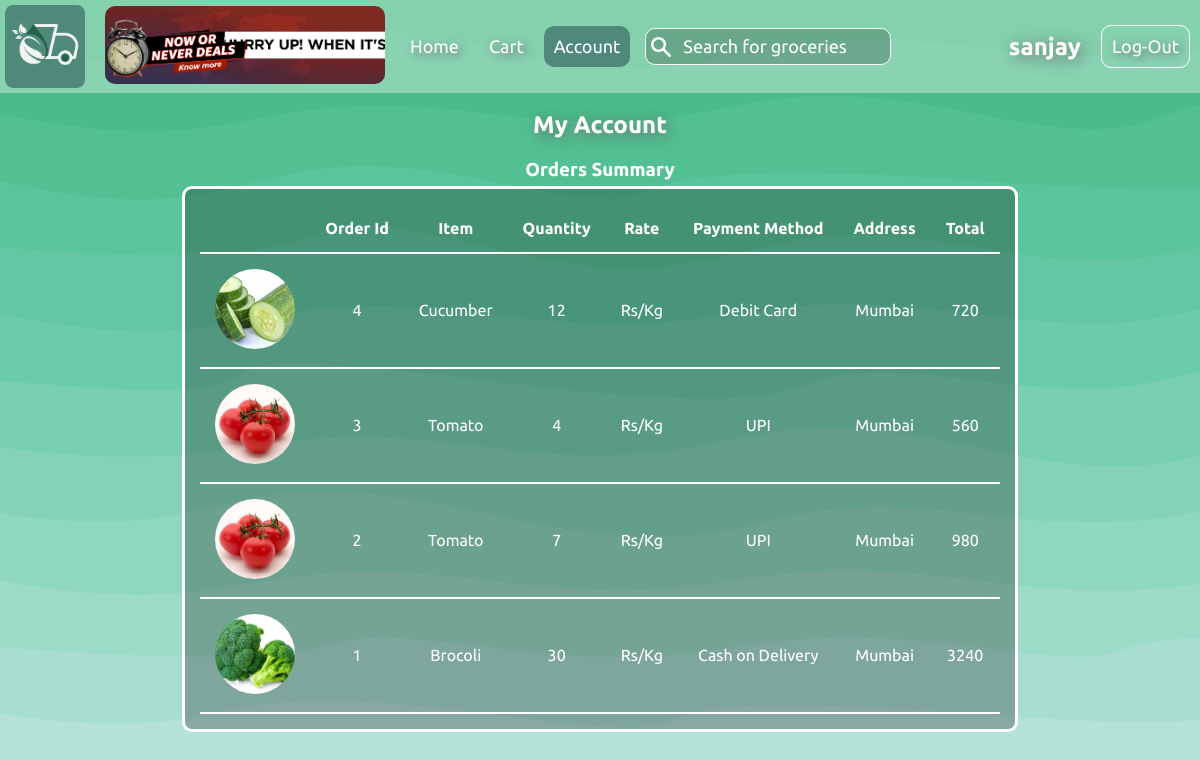
The app's page /user/account (signed in) with its own data.
### application/models/models.py (models this page shows)
class Users(db.Model):
  __tablename__ = "Users"
  Id = db.Column(db.Integer, primary_key=True, autoincrement=True)
  Name = db.Column(db.String, nullable=False, unique=True)
  Password = db.Column(db.String, nullable=False)
  Authorisation = db.Column(db.String, nullable=False)

class Orders(db.Model):
  __tablename__ = "Orders"
  Id = db.Column(db.Integer, primary_key=True, nullable=False)
  UserId = db.Column(db.Integer,db.ForeignKey("Users.Id"), nullable=False)
  ProductId = db.Column(db.Integer,db.ForeignKey("Products.Id"), nullable=False)
  ProductQuantity = db.Column(db.Integer,db.ForeignKey("Products.Quantity"), nullable=False)
  TotalAmount = db.Column(db.Integer, nullable=False)
  Address = db.Column(db.String,nullable=False)
  PaymentMethod = db.Column(db.String,nullable=False)

class Products(db.Model):
  __tablename__ = "Products"
  Id = db.Column(db.Integer, primary_key=True, autoincrement=True)
  Name = db.Column(db.String, nullable=False)
  CategoryId = db.Column(db.Integer,db.ForeignKey("Categories.Id"),nullable=False)
  CategoryName = db.Column(db.Integer,db.ForeignKey("Categories.Name"),nullable=False)
  Price = db.Column(db.Integer, nullable=False)
  Quantity = db.Column(db.Integer,nullable=False)
  Units = db.Column(db.String,nullable=False)
  ExpiryDate = db.Column(db.DateTime, nullable=False)
  Image = db.Column(db.String)

### application/controllers/view_api.py (the view, shortened to what this page needs)
@app.route("/user/account", methods=["GET", "POST"])
def account():
  if "user_id" in session:
    user_id = session["user_id"]
    user = Users.query.filter_by(Id=user_id).first()
    order_entries = db.session.query(Orders,Products).filter(Products.Id == Orders.ProductId).filter(Orders.UserId == user_id).order_by(Orders.Id.desc()).all()
    if request.method == "GET":
        return render_template("account_info.html", order_entries=order_entries, user=user)
  else:
    return redirect(url_for("login"))

### templates/account_info.html (shortened to what this page needs)
<!DOCTYPE html>
<html lang="en">
<head>
    <link href="/static/style.css" rel="stylesheet" />
</head>
<body>
    <div align="center">
        <div
            style="display: flex;justify-content: space-between;align-items: center;background-color: rgba(255, 255, 255, 0.35);padding: 5px;">
            <div style="display: flex;justify-content: center;align-items: center;">
                <div style="background-color: rgb(79, 137, 122);border-radius: 10%;padding: 5px;margin-right: 10px;">
                    <img src="/static/logo.png" width="70px" height="70px">
                </div>
                <a href="/best_selling_products">
                    <div style="width: 280px;margin-right: 10px;margin-left: 10px;">
                        <img src="/static/gifs/D80650255_1242x350_A.gif" width="100%" height="auto"
                            style="border-radius: 10px;">
                    </div>
                </a>
                <a href="/home/user" class="btn">Home</a>
                <a href="/cart" class="btn">Cart</a>
                <a class="active_btn">Account</a>
                <form action="#" method="POST" style="margin-left: 10px;">
                    <div
                        style="display: flex;justify-content: center;align-items: center;background: rgba(0, 0, 0, 0.2);border: 1.5px solid white;border-radius: 10px;">
                        <img src="/static/icons/search.png" width="20px" height="20px" style="margin: 5px;">
                        <input type="text" autocomplete="off" name="search_keyword" placeholder="Search for groceries"
                            style="margin: 0px;border: none;background: none;text-align: left;outline: none;margin: 2px;border-radius: none;"
                            required>
                    </div>
                </form>
            </div>
            <div style="display: flex;justify-content: center;align-items: center;">
                <h2 style="margin-right: 15px;">{{user.Name}}</h2>
                <a href="/logout" class="btn" style="border:solid 1px white">Log-Out</a>
            </div>
        </div>
        <br>
        <h2 style="margin-top: 0px;">My Account</h2>
        <h3 style="color: white;">Orders Summary</h3>
        <table class="table" cellspacing="0" cellpadding="0">
            <tr>
                <th></th>
                <th>Order Id</th>
                <th>Item</th>
                <th>Quantity</th>
                <th>Rate</th>
                <th>Payment Method</th>
                <th>Address</th>
                <th>Total</th>
            </tr>
            {% for items in order_entries %}
            <tr>
                <td style="width:60px">
                    <img class="cart_image" src={{items[1].Image}}>
                </td>
                <td>{{ items[0].Id }}</td>
                <td>{{ items[1].Name }}</td>
                <td>{{ items[0].ProductQuantity }}</td>
                <td>{{ items[1].Units }} </td>
                <td>{{ items[0].PaymentMethod }}</td>
                <td>{{ items[0].Address }}</td>
                <td>{{ items[0].TotalAmount }} </td>
            </tr>
            {% endfor %}
        </table>
    </div>
    <br>
    <br>
</body>
</html>

### static/style.css (style rules this page uses)
:root { --blue: rgb(36, 96, 75); }
html { font-family: 'Ubuntu', sans-serif; font-weight: 400; }
body { background: rgb(101, 157, 131); background-image: url(backgrounds/wave_background.svg); background-repeat: no-repeat; background-size: cover; background-attachment: fixed; margin: 0px; background-blend-mode: hard-light; }
h2 { font-family: 'Ubuntu', sans-serif; color: white; text-shadow: rgb(102, 102, 102) 3px 3px 15px; }
h3 { margin: 5px; }
.table { border: 3px white solid; padding: 15px; border-radius: 10px; color: white; text-align: center; vertical-align: middle; background-color: rgba(0, 0, 0, 0.25); }
.table td, th { padding: 15px; border-bottom: 2px white solid; }
.table tr { transition: all 0.25s; }
.btn { border-radius: 10px; background: none; border: none; color: rgb(255, 255, 255); font-size: 18px; text-align: center; transition: background 0.1s, color 0.2s; padding: 10px; margin: 5px; text-shadow: rgb(102, 102, 102) 3px 3px 10px; }
.active_btn { border-radius: 10px; background: rgb(79, 137, 122); border: none; color: rgb(255, 255, 255); font-size: 18px; text-align: center; transition: background 0.1s, color 0.2s; padding: 10px; margin: 5px; }
.cart_image { width: 80px; height: 80px; object-fit: cover; border-radius: 50% }
a:link { text-decoration: none; color: none }
input { font-family: 'Ubuntu', sans-serif; text-align: center; accent-color: var(--blue); border-radius: 10px; font-size: 18px; padding: 5px; background: rgba(0, 0, 0, 0.2); border: 1.5px solid rgb(255, 255, 255); color: white; width: 200px }
::placeholder { color: white; opacity: 1; font-size: 18px; }

### records on screen
Users: Name "sanjay"
Orders: Image (picture), Id "4", Name "Cucumber", ProductQuantity "12", Units "Rs/Kg", PaymentMethod "Debit Card", Address "Mumbai", TotalAmount "720"
Orders: Image (picture), Id "3", Name "Tomato", ProductQuantity "4", Units "Rs/Kg", PaymentMethod "UPI", Address "Mumbai", TotalAmount "560"
Orders: Image (picture), Id "2", Name "Tomato", ProductQuantity "7", Units "Rs/Kg", PaymentMethod "UPI", Address "Mumbai", TotalAmount "980"
Orders: Image (picture), Id "1", Name "Brocoli", ProductQuantity "30", Units "Rs/Kg", PaymentMethod "Cash on Delivery", Address "Mumbai", TotalAmount "3240"
